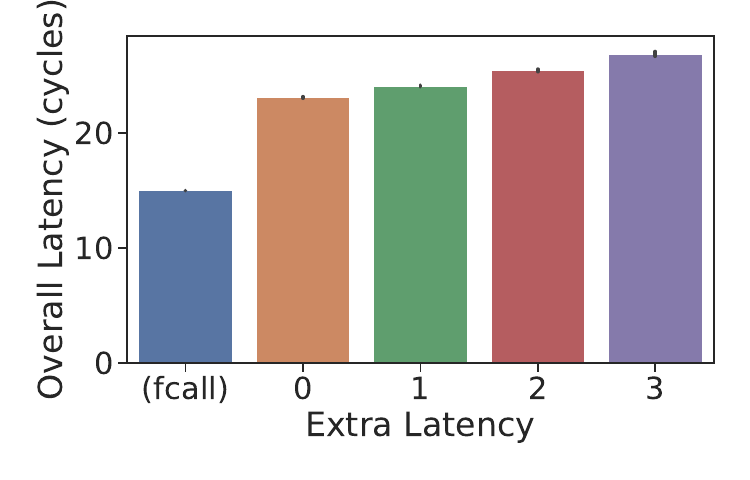

This figure's Python source:
import seaborn as sns
import pandas as pd
import matplotlib.pyplot as plt

def read_data(name, file):
    file1 = open(file)
    res = []
    for line in file1:
        if "numCycles" in line:
            splitted = line.split()
            val = int(splitted[1])
            if val < 1000:
                res.append([name, val])
    return res[10:]
sns.set(rc={'figure.figsize':(7.5,4.8)})
sns.set(font_scale=2)
sns.set_style("ticks")
data = read_data("(fcall)", "fcall.txt") + read_data("0","ccall_lat1.txt") + read_data("1", "ccall_lat2.txt") + read_data("2", "ccall_lat3.txt") + read_data("3", "ccall_lat4.txt")

df = pd.DataFrame(data, columns=["Extra Latency","Overall Latency (cycles)"])

sns.barplot(data=df, x="Extra Latency", y="Overall Latency (cycles)")
plt.tight_layout()
plt.savefig("ccall.pdf")
